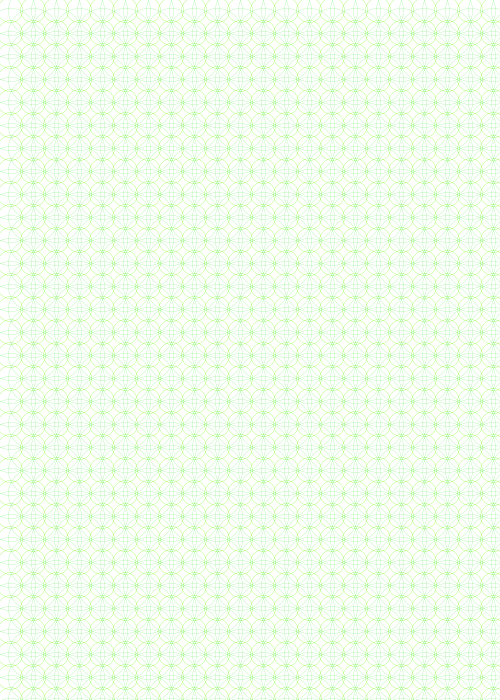
Frame 1 (no input)
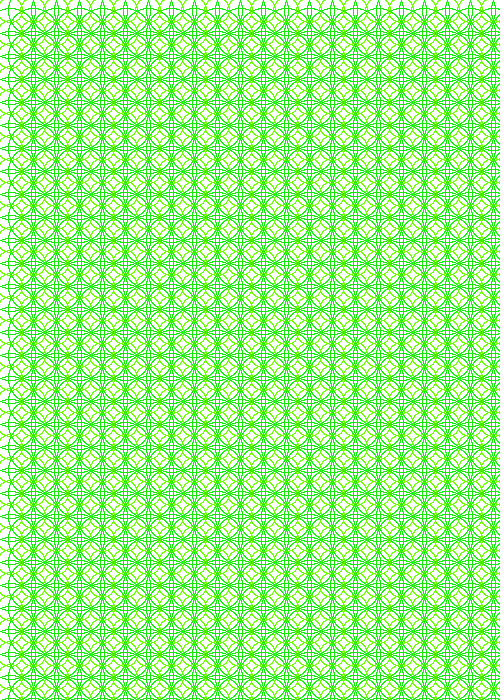
Frame 60 (the mouse pressed at the canvas centre just before this capture)
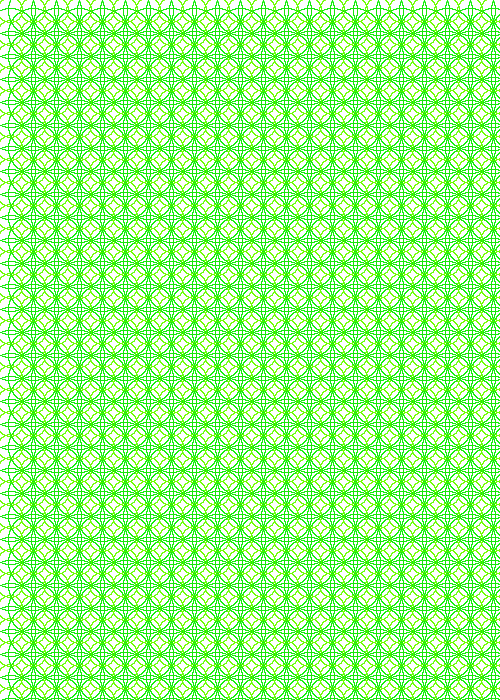
Frame 120 (the mouse held since frame 60 and released just before this capture)

The Processing sketch that drew these frames (run headless with seeded random() and noise(); from frame 60 on, the mouse is pressed at the canvas centre):

// Processing sketch: processing_82970
// ── processing_82970.pde

 void setup ()

{
 size(500,700);
 background(255);
 smooth();
}

void draw (){
 
for (int posx = 10; posx<= 572; posx = posx+23)

for (int posy = 10; posy<= 772; posy = posy+23)

 




{
noFill();
 strokeWeight(0);
  stroke(250,11,3,20);
ellipse(posx,posy,50,50);

  strokeWeight(0);
  stroke(2,250,10);
ellipse(posx,posy,50,50);
 strokeWeight(0);
  stroke(187,250,3);
ellipse(posx,posy,25,25);

 strokeWeight(0);
  stroke(40,250,3);
ellipse(posx,posy,25,25);






}



}
